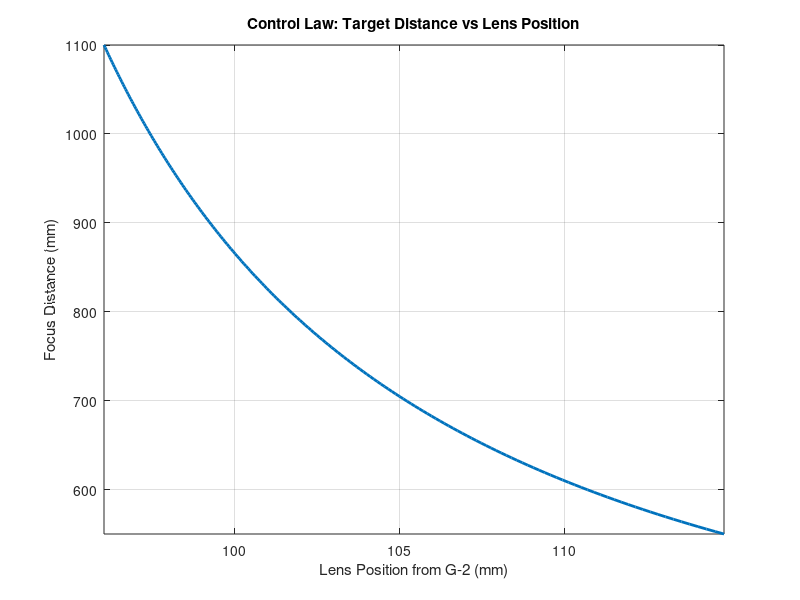
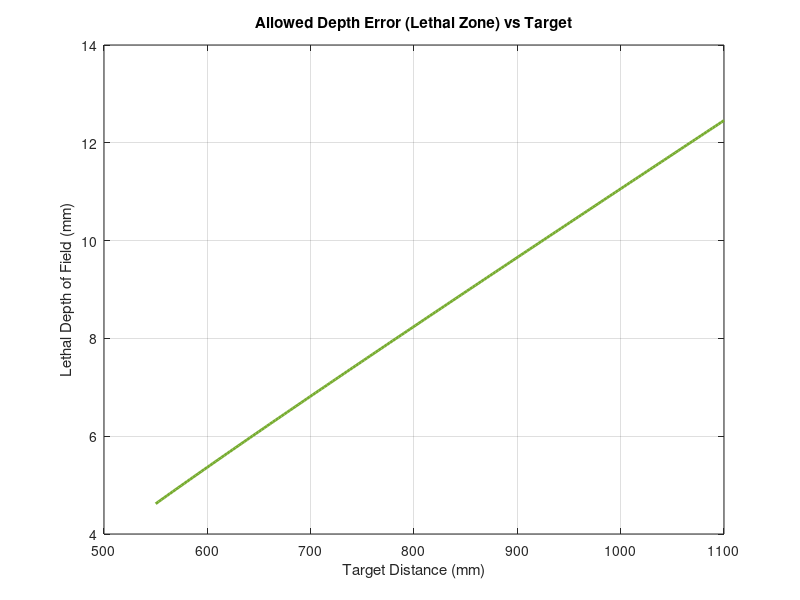

Write the MATLAB code that produced these figures, in order. (Note: this script raises an error after producing the figures.)
%% PROJECT V.E.S.P.A. - Optical Chain Specification (Rev 4.0)
% Author: Chief System Architect
% Context: Mechatronic Final Year Project
% Hardware: NUBM49 + G-2 + D63F100 Aspheric Lens

clear; clc; close all;

%% 1. SYSTEM PARAMETERS (D63F100 CONFIGURATION)
P_laser = 5.5;          % Watts (Optical Power)
f_aspheric = 100;       % mm (New Lens from D63F100)
D_aspheric = 63;        % mm (New Lens Diameter)
dist_G2_Virt = 15;      % mm (Virtual source offset behind G-2)
Target_Range = [550, 1100]; % mm
Default_Target = 800;   % mm

% Safety/Lethality Constants
%
% PROVENANCE (added July 2026 -- see docs/src/vespa.bib):
%   T_exposure     20 ms. Consistent with Keller et al. 2020 (Sci. Rep. 10:14795,
%                  doi:10.1038/s41598-020-71824-y), which identifies ~25 ms as the
%                  ideal pulse duration to minimise required laser power, with no
%                  effect of target flight behaviour below that.  [keller2020photonicfence]
%
%   Fluence_Lethal 50 J/cm^2. *** UNSOURCED ASSUMPTION -- DO NOT TRUST. ***
%                  No laser-lethality measurement exists for any hornet. The only
%                  published dose-response curves are for far lighter insects:
%                  Keller 2020 reports LD90 = 1.6 J/cm^2 at 445 nm on Anopheles,
%                  i.e. ~30x LOWER than the value used here. The figure below is an
%                  undocumented extrapolation to the mass of a V. velutina worker.
%                  It drives P_laser -> I_lethal -> Class 4 -> the 200 m ocular
%                  hazard: erring high is safe for efficacy, UNSAFE for people.
%                  To redo properly: lethal thermal limit ~45 C for V. velutina
%                  (Ruiz-Cristi et al. 2020, PLoS ONE 15(10):e0239742,
%                  doi:10.1371/journal.pone.0239742) + thorax mass/area (Sipos 2025),
%                  via the dose method of Keller et al. 2016 (doi:10.1038/srep20936).
%
%   Wavelength     Blue (~460 nm) is not an arbitrary preference: visible wavelengths
%                  need far less exposure than NIR (1.6 vs 12.9 J/cm^2). [keller2020]
%
T_exposure = 0.020;     % s      -- corroborated (Keller 2020: ~25 ms optimal)
Fluence_Lethal = 50;    % J/cm^2 -- ASSUMPTION, not a measurement. See above.
I_lethal = Fluence_Lethal / T_exposure; % 2500 W/cm^2
I_MPE_Eye = 0.0025;     % W/cm^2
I_DryLeaf = 250;        % W/cm^2

%% 2. CONTROL LAW & BEAM STATS CALCULATION
targets = linspace(Target_Range(1), Target_Range(2), 200);
lens_pos_G2 = zeros(size(targets)); 
error_margin = zeros(size(targets)); 
theta_half_G2 = deg2rad(15); % 15 deg divergence from G-2

% Lethal Radius Calculation
w_lethal = sqrt(P_laser / (pi * I_lethal)) * 10; % mm

for i = 1:length(targets)
    Z_t = targets(i);
    Z_tot = Z_t + dist_G2_Virt;
    
    % Lens Position (u)
    roots_u = roots([1, -Z_tot, f_aspheric*Z_tot]);
    u_val = min(roots_u);
    lens_pos_G2(i) = u_val - dist_G2_Virt;
    
    % Beam Stats at this distance
    v_dist = Z_t - lens_pos_G2(i);
    w_at_lens = u_val * tan(theta_half_G2);
    theta_focus = atan(w_at_lens / v_dist);
    
    % Error Margin Calc (Geometric Approximation)
    w_0 = 0.08; % Conservative min spot size (mm)
    if w_lethal > w_0
        z_delta = (w_lethal - w_0) / tan(theta_focus);
        error_margin(i) = 2 * z_delta; 
    else
        error_margin(i) = 0;
    end
end

% --- SPECIFIC STATS FOR REPORT (DEFAULT POSITION) ---
[~, idx_def] = min(abs(targets - Default_Target));
Pos_Default = lens_pos_G2(idx_def); 
Linear_Travel = max(lens_pos_G2) - min(lens_pos_G2);
Margin_Default = error_margin(idx_def);

% Calculate Beam Diameter Entering Aspheric Lens
u_default = Pos_Default + dist_G2_Virt;
Beam_Radius_Input = u_default * tan(theta_half_G2);
Beam_Diameter_Input = 2 * Beam_Radius_Input;

%% 3. POWER DENSITY SIMULATION (At Default Target)
z_sim = linspace(0, 2000, 2000); 
theta_focus_def = atan(Beam_Radius_Input / (Default_Target - Pos_Default));
Power_Density = zeros(size(z_sim));

for k = 1:length(z_sim)
    dist_from_focus = abs(z_sim(k) - Default_Target);
    w_z = 0.08 + dist_from_focus * tan(theta_focus_def); 
    Power_Density(k) = P_laser / (pi * (w_z/10)^2);
end

Peak_Intensity = max(Power_Density);

%% 4. VISUALIZATION

% --- FIGURE 1: CONTROL LAW ---
figure('Name', 'VESPA Fig 1: Control Law (D63F100)', 'Color', 'white');
plot(lens_pos_G2, targets, 'LineWidth', 2, 'Color', '#0072BD');
grid on;
title('Control Law: Target Distance vs Lens Position');
xlabel('Lens Position from G-2 (mm)');
ylabel('Focus Distance (mm)');
axis tight;

% --- FIGURE 2: ERROR MARGIN ---
figure('Name', 'VESPA Fig 2: Allowed Error Margin', 'Color', 'white');
plot(targets, error_margin, 'LineWidth', 2, 'Color', '#77AC30');
grid on;
title('Allowed Depth Error (Lethal Zone) vs Target');
xlabel('Target Distance (mm)');
ylabel('Lethal Depth of Field (mm)');
yline(Margin_Default, '--k', sprintf('Margin @ 800mm: %.1f mm', Margin_Default));

% --- FIGURE 3: POWER DENSITY ---
figure('Name', 'VESPA Fig 3: Power Density', 'Color', 'white');
semilogy(z_sim, Power_Density, 'r', 'LineWidth', 1.5); hold on;
yline(I_lethal, '--k', 'Lethal Threshold');
yline(I_DryLeaf, '--g', 'Fire Limit');
yline(I_MPE_Eye, '-.b', 'Eye Safety');

% Formatting
ax = gca; ax.XAxis.Exponent = 0; xticks(0:200:2000);
xlim([400 1800]); ylim([1e-4 1e6]);
grid on;
title('Power Density Profile (Log Scale)');
xlabel('Distance from G-2 (mm)');
ylabel('Power Density (W/cm^2)');
legend('Beam Profile', 'Lethal', 'Fire Safety', 'Eye Safety', 'Location', 'southwest');

%% 5. FINAL REPORT OUTPUT
fprintf('==================================================\n');
fprintf('       PROJECT V.E.S.P.A. - OPTICAL REPORT        \n');
fprintf('==================================================\n');
fprintf('1. HARDWARE SELECTION\n');
fprintf('   * Aspheric Lens           : D63F100 (Dia 63mm, f=100mm)\n');
fprintf('   * Actuator                : Precision 35mm Stepper\n');
fprintf('--------------------------------------------------\n');
fprintf('2. BEAM STATISTICS (At 800mm Default Focus)\n');
fprintf('   * Lens Position (from G2) : %.2f mm\n', Pos_Default);
fprintf('   * Beam Diameter (Input)   : %.2f mm\n', Beam_Diameter_Input);
fprintf('     (Fill Factor: %.1f%% of 63mm aperture)\n', (Beam_Diameter_Input/D_aspheric)*100);
fprintf('   * Peak Intensity          : %.2e W/cm^2\n', Peak_Intensity);
fprintf('--------------------------------------------------\n');
fprintf('3. MECHANICAL REQUIREMENTS\n');
fprintf('   * Total Linear Travel     : %.2f mm\n', Linear_Travel);
fprintf('   * Lethal Depth (DoF)      : %.2f mm\n', Margin_Default);
fprintf('==================================================\n');
